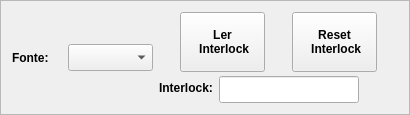
      <widget class="QFrame" name="frame_4">
       <property name="minimumSize">
        <size>
         <width>410</width>
         <height>115</height>
        </size>
       </property>
       <property name="maximumSize">
        <size>
         <width>410</width>
         <height>115</height>
        </size>
       </property>
       <property name="font">
        <font>
         <weight>75</weight>
         <bold>true</bold>
        </font>
       </property>
       <property name="frameShape">
        <enum>QFrame::StyledPanel</enum>
       </property>
       <property name="frameShadow">
        <enum>QFrame::Raised</enum>
       </property>
       <layout class="QHBoxLayout" name="horizontalLayout_38">
        <item>
         <layout class="QHBoxLayout" name="horizontalLayout_37">
          <item>
           <widget class="QLabel" name="label_22">
            <property name="minimumSize">
             <size>
              <width>50</width>
              <height>27</height>
             </size>
            </property>
            <property name="maximumSize">
             <size>
              <width>50</width>
              <height>27</height>
             </size>
            </property>
            <property name="font">
             <font>
              <weight>75</weight>
              <bold>true</bold>
             </font>
            </property>
            <property name="text">
             <string>Fonte:</string>
            </property>
           </widget>
          </item>
          <item>
           <widget class="QComboBox" name="combo_intlk_id">
            <property name="minimumSize">
             <size>
              <width>85</width>
              <height>27</height>
             </size>
            </property>
            <property name="maximumSize">
             <size>
              <width>85</width>
              <height>27</height>
             </size>
            </property>
            <property name="font">
             <font>
              <weight>75</weight>
              <bold>true</bold>
             </font>
            </property>
           </widget>
          </item>
         </layout>
        </item>
        <item>
         <layout class="QVBoxLayout" name="verticalLayout_4">
          <item>
           <layout class="QHBoxLayout" name="horizontalLayout_3">
            <item>
             <widget class="QPushButton" name="pb_read_intlk">
              <property name="minimumSize">
               <size>
                <width>85</width>
                <height>60</height>
               </size>
              </property>
              <property name="maximumSize">
               <size>
                <width>85</width>
                <height>60</height>
               </size>
              </property>
              <property name="font">
               <font>
                <weight>75</weight>
                <bold>true</bold>
               </font>
              </property>
              <property name="text">
               <string>Ler 
 Interlock</string>
              </property>
             </widget>
            </item>
            <item>
             <widget class="QPushButton" name="pb_reset_intlk">
              <property name="minimumSize">
               <size>
                <width>85</width>
                <height>60</height>
               </size>
              </property>
              <property name="maximumSize">
               <size>
                <width>85</width>
                <height>60</height>
               </size>
              </property>
              <property name="font">
               <font>
                <weight>75</weight>
                <bold>true</bold>
               </font>
              </property>
              <property name="text">
               <string>Reset 
 Interlock</string>
              </property>
             </widget>
            </item>
           </layout>
          </item>
          <item>
           <layout class="QFormLayout" name="formLayout">
            <item row="0" column="0">
             <widget class="QLabel" name="label_5">
              <property name="font">
               <font>
                <weight>75</weight>
                <bold>true</bold>
               </font>
              </property>
              <property name="text">
               <string>Interlock:</string>
              </property>
             </widget>
            </item>
            <item row="0" column="1">
             <widget class="QLineEdit" name="le_intlk">
              <property name="minimumSize">
               <size>
                <width>140</width>
                <height>27</height>
               </size>
              </property>
              <property name="maximumSize">
               <size>
                <width>140</width>
                <height>27</height>
               </size>
              </property>
             </widget>
            </item>
           </layout>
          </item>
         </layout>
        </item>
       </layout>
      </widget>
